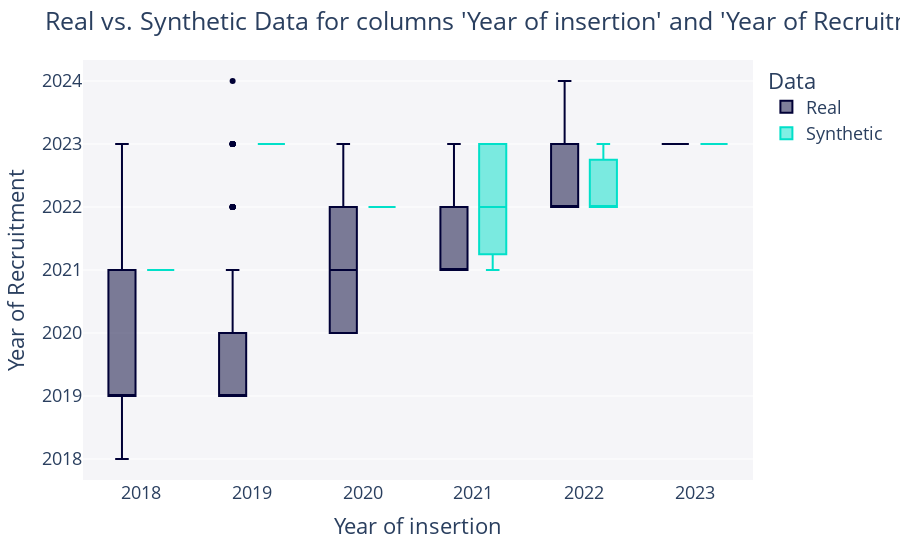
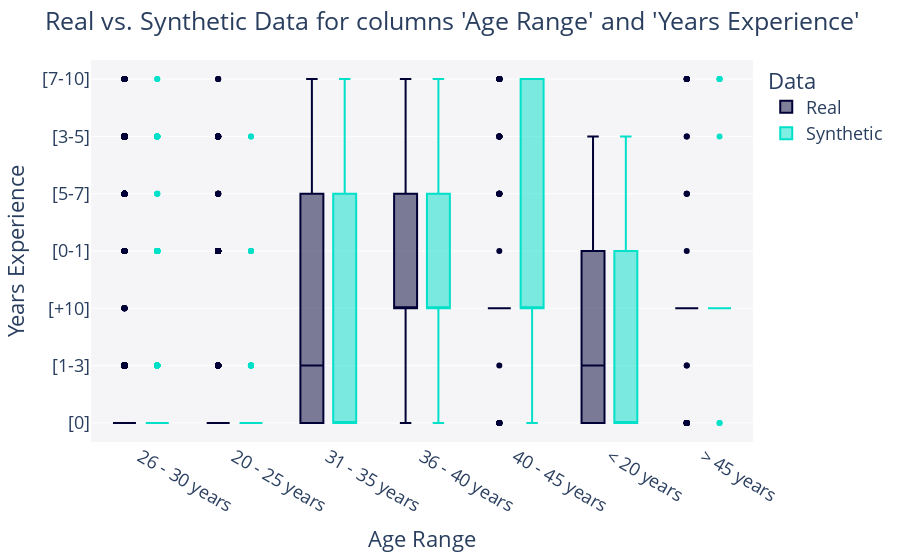

Notebook cell for these charts, in order:
### Markdown cell above
## Result visualization

### Code cell
from sdv.evaluation.single_table import get_column_pair_plot

fig = get_column_pair_plot(
    real_data=data,
    synthetic_data=synthetic_data,
    metadata=metadata,
    column_names=['Year of insertion', 'Year of Recruitment'],
    #column_names=['Candidate State', 'Year of Recruitment'],
    plot_type='box'
    )
    
fig.show()

fig = get_column_pair_plot(
    real_data=data,
    synthetic_data=synthetic_data,
    metadata=metadata,
    column_names=['Age Range', 'Years Experience'],
    plot_type='box'
    )
    
fig.show()

### Figure 1 — Plotly figure (JSON) as saved in the notebook; plotly's stock layout.template omitted (floating-point values rounded to 4 significant figures; data arrays with more than 128 entries replaced by an {"elided": "..."} marker saying what was removed)
{"data": [{"alignmentgroup": "True", "hovertemplate": "Data=Real<br>Year of insertion=%{x}<br>Year of Recruitment=%{y}<extra></extra>", "legendgroup": "Real", "marker": {"color": "#000036"}, "name": "Real", "notched": false, "offsetgroup": "Real", "orientation": "v", "showlegend": true, "type": "box", "x": {"elided": "11949 int values"}, "x0": " ", "xaxis": "x", "y": {"elided": "11949 float values"}, "y0": " ", "yaxis": "y"}, {"alignmentgroup": "True", "hovertemplate": "Data=Synthetic<br>Year of insertion=%{x}<br>Year of Recruitment=%{y}<extra></extra>", "legendgroup": "Synthetic", "marker": {"color": "#01E0C9"}, "name": "Synthetic", "notched": false, "offsetgroup": "Synthetic", "orientation": "v", "showlegend": true, "type": "box", "x": {"elided": "1000 int values"}, "x0": " ", "xaxis": "x", "y": {"elided": "1000 float values"}, "y0": " ", "yaxis": "y"}], "layout": {"boxmode": "group", "font": {"size": 18}, "legend": {"title": {"text": "Data"}, "tracegroupgap": 0}, "margin": {"t": 60}, "plot_bgcolor": "#F5F5F8", "title": {"text": "Real vs. Synthetic Data for columns 'Year of insertion' and 'Year of Recruitment'"}, "xaxis": {"anchor": "y", "domain": [0, 1], "title": {"text": "Year of insertion"}}, "yaxis": {"anchor": "x", "domain": [0, 1], "title": {"text": "Year of Recruitment"}}}}

### Figure 2 — Plotly figure (JSON) as saved in the notebook; plotly's stock layout.template omitted (floating-point values rounded to 4 significant figures; data arrays with more than 128 entries replaced by an {"elided": "..."} marker saying what was removed)
{"data": [{"alignmentgroup": "True", "hovertemplate": "Data=Real<br>Age Range=%{x}<br>Years Experience=%{y}<extra></extra>", "legendgroup": "Real", "marker": {"color": "#000036"}, "name": "Real", "notched": false, "offsetgroup": "Real", "orientation": "v", "showlegend": true, "type": "box", "x": {"elided": "11949 str values"}, "x0": " ", "xaxis": "x", "y": {"elided": "11949 str values"}, "y0": " ", "yaxis": "y"}, {"alignmentgroup": "True", "hovertemplate": "Data=Synthetic<br>Age Range=%{x}<br>Years Experience=%{y}<extra></extra>", "legendgroup": "Synthetic", "marker": {"color": "#01E0C9"}, "name": "Synthetic", "notched": false, "offsetgroup": "Synthetic", "orientation": "v", "showlegend": true, "type": "box", "x": {"elided": "1000 str values"}, "x0": " ", "xaxis": "x", "y": {"elided": "1000 str values"}, "y0": " ", "yaxis": "y"}], "layout": {"boxmode": "group", "font": {"size": 18}, "legend": {"title": {"text": "Data"}, "tracegroupgap": 0}, "margin": {"t": 60}, "plot_bgcolor": "#F5F5F8", "title": {"text": "Real vs. Synthetic Data for columns 'Age Range' and 'Years Experience'"}, "xaxis": {"anchor": "y", "domain": [0, 1], "title": {"text": "Age Range"}}, "yaxis": {"anchor": "x", "domain": [0, 1], "title": {"text": "Years Experience"}}}}
